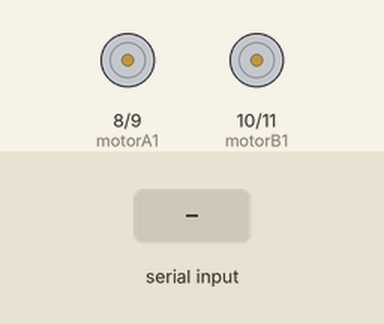
This sketch was run on a simulated Arduino Uno, built with avr-gcc and run on an emulated ATmega328P. Parts: motor-driver pin pairs drawn as motors (green arrow = first pin HIGH = forward, orange = second pin HIGH = backward, longer = more drive). The inputs (shaded band) are chosen by the test bench. What the sketch prints to the serial monitor is not drawn.

Above: at 1.2 s.
1.3 s: "F" received over Serial
At 2.3 s:
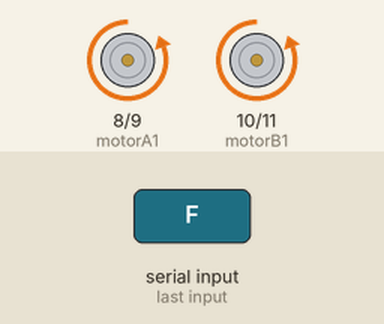
2.8 s: "B" received over Serial
At 3.4 s:
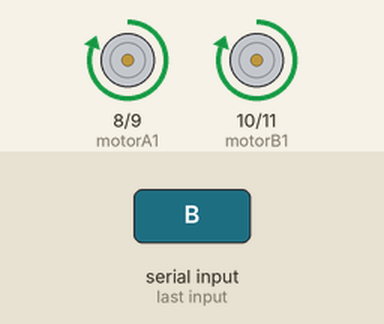
4.3 s: "I" received over Serial
At 5.5 s:
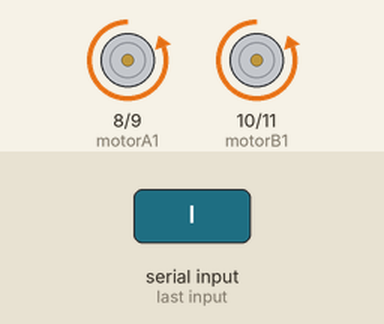
5.8 s: "L" received over Serial
At 6.8 s:
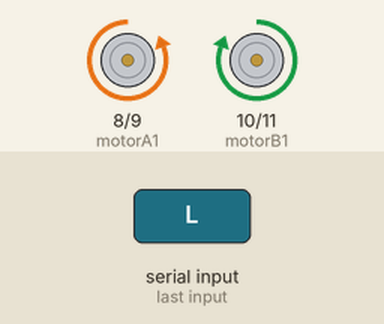
7.3 s: "J" received over Serial
At 8.0 s:
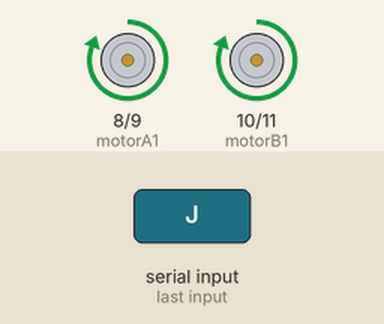
8.8 s: "R" received over Serial
At 9.1 s:
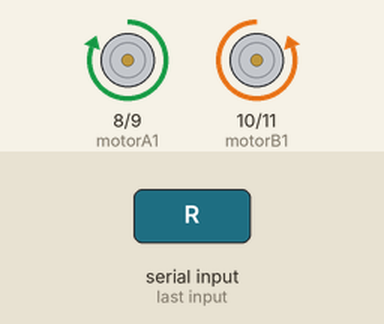
Timing chart, 0 to 11.3 s (numbered marks = the images above; inputs shaded):
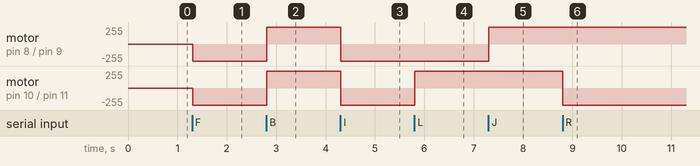

Measured:
- after the input at 1.3 s, motor on pin 8 (motorA1) / pin 9 (motorA2), motor on pin 10 (motorB1) / pin 11 (motorB2): stopped → backward 255/255 at once
- after the input at 2.8 s, motor on pin 8 (motorA1) / pin 9 (motorA2), motor on pin 10 (motorB1) / pin 11 (motorB2): backward 255/255 → forward 255/255 at once
- after the input at 4.3 s, motor on pin 8 (motorA1) / pin 9 (motorA2), motor on pin 10 (motorB1) / pin 11 (motorB2): forward 255/255 → backward 255/255 at once
- after the input at 5.8 s, motor on pin 10 (motorB1) / pin 11 (motorB2): backward 255/255 → forward 255/255 at once
- after the input at 7.3 s, motor on pin 8 (motorA1) / pin 9 (motorA2): backward 255/255 → forward 255/255 at once
- after the input at 8.8 s, motor on pin 10 (motorB1) / pin 11 (motorB2): forward 255/255 → backward 255/255 at once

The sketch:

BT_controlled_robot_KKR.ino
```cpp
//L293 Connection
const int motorA1      = 8;
const int motorA2      = 9;

const int motorB1      = 10;
const int motorB2      = 11;
int state;
void setup() {
  // Set pins as outputs:
  pinMode(motorA1, OUTPUT);
  pinMode(motorA2, OUTPUT);
  pinMode(motorB1, OUTPUT);
  pinMode(motorB2, OUTPUT);


  Serial.begin(9600);
}

void loop() {

  if (Serial.available() > 0) {
    state = Serial.read();
  }
  Serial.println(state);

  /***********************Forward****************************/
  //If state is equal with letter 'F', car will go forward!
  if (state == 'F') {
    digitalWrite (motorA1, LOW);
    delay(1);
    digitalWrite(motorA2, HIGH);
    delay(1);

    digitalWrite (motorB1, LOW);
    delay(1);
    digitalWrite(motorB2, HIGH);

  }
  /**********************Forward Left************************/
  //If state is equal with letter 'I', car will go forward left
  else if (state == 'I') {
    digitalWrite (motorA1, LOW);
    delay(1);
    digitalWrite(motorA2, HIGH);
    delay(1);

    digitalWrite (motorB1, LOW);
    delay(1);
    digitalWrite(motorB2, HIGH);


  }
  /**********************Forward Right************************/
  //If state is equal with letter 'G', car will go forward right
  else if (state == 'G') {
    digitalWrite (motorA1, LOW);
    delay(1);
    digitalWrite(motorA2, HIGH);
    delay(1);

    digitalWrite (motorB1, LOW);
    delay(1);
    digitalWrite(motorB2, HIGH);

  }
  /***********************Backward****************************/
  //If state is equal with letter 'B', car will go backward
  else if (state == 'B') {
    digitalWrite (motorA1, HIGH);
    delay(1);
    digitalWrite(motorA2, LOW);
    delay(1);

    digitalWrite (motorB1, HIGH);
    delay(1);
    digitalWrite(motorB2, LOW);

  }
  /**********************Backward Left************************/
  //If state is equal with letter 'J', car will go backward left
  else if (state == 'J') {
    digitalWrite (motorA1, HIGH);
    delay(1);
    digitalWrite(motorA2, LOW);
    delay(1);

    digitalWrite (motorB1, HIGH);
    delay(1);
    digitalWrite(motorB2, LOW);

  }
  /**********************Backward Right************************/
  //If state is equal with letter 'H', car will go backward right
  else if (state == 'H') {
    digitalWrite (motorA1, HIGH);
    delay(1);
    digitalWrite(motorA2, LOW);
    delay(1);

    digitalWrite (motorB1, HIGH);
    delay(1);
    digitalWrite(motorB2, LOW);

  }
  /***************************Left*****************************/
  //If state is equal with letter 'L', wheels will turn left
  else if (state == 'L') {
    digitalWrite (motorA2, HIGH);
    delay(1);
    digitalWrite(motorA1, LOW);
    delay(1);

    digitalWrite (motorB2, LOW);
    delay(1);
    digitalWrite(motorB1, HIGH);

  }
  /***************************Right*****************************/
  //If state is equal with letter 'R', wheels will turn right
  else if (state == 'R') {
    digitalWrite (motorA2, LOW);
    delay(1);
    digitalWrite(motorA1, HIGH);
    delay(1);

    digitalWrite (motorB2, HIGH);
    delay(1);
    digitalWrite(motorB1, LOW);

  }

  /************************Stop*****************************/
  //If state is equal with letter 'S', stop the car
  else if (state == 'S') {
    analogWrite(motorA1, 0);  analogWrite(motorA2, 0);
    analogWrite(motorB1, 0);  analogWrite(motorB2, 0);
  }


}
```
